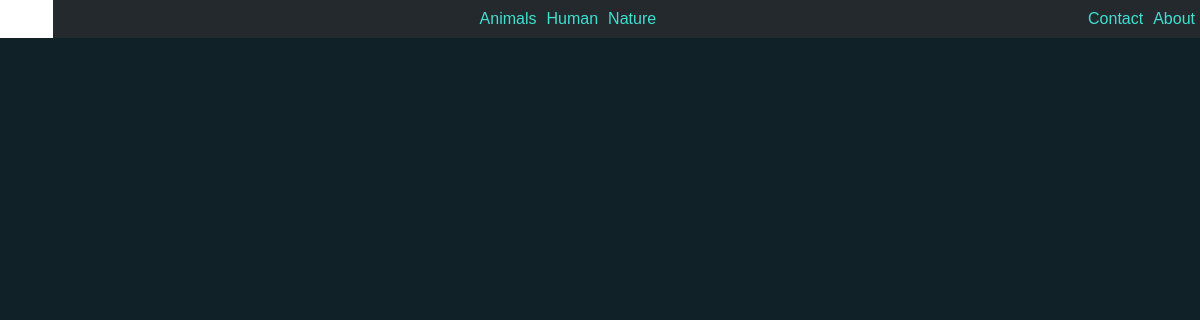
Before: / with the older database file.
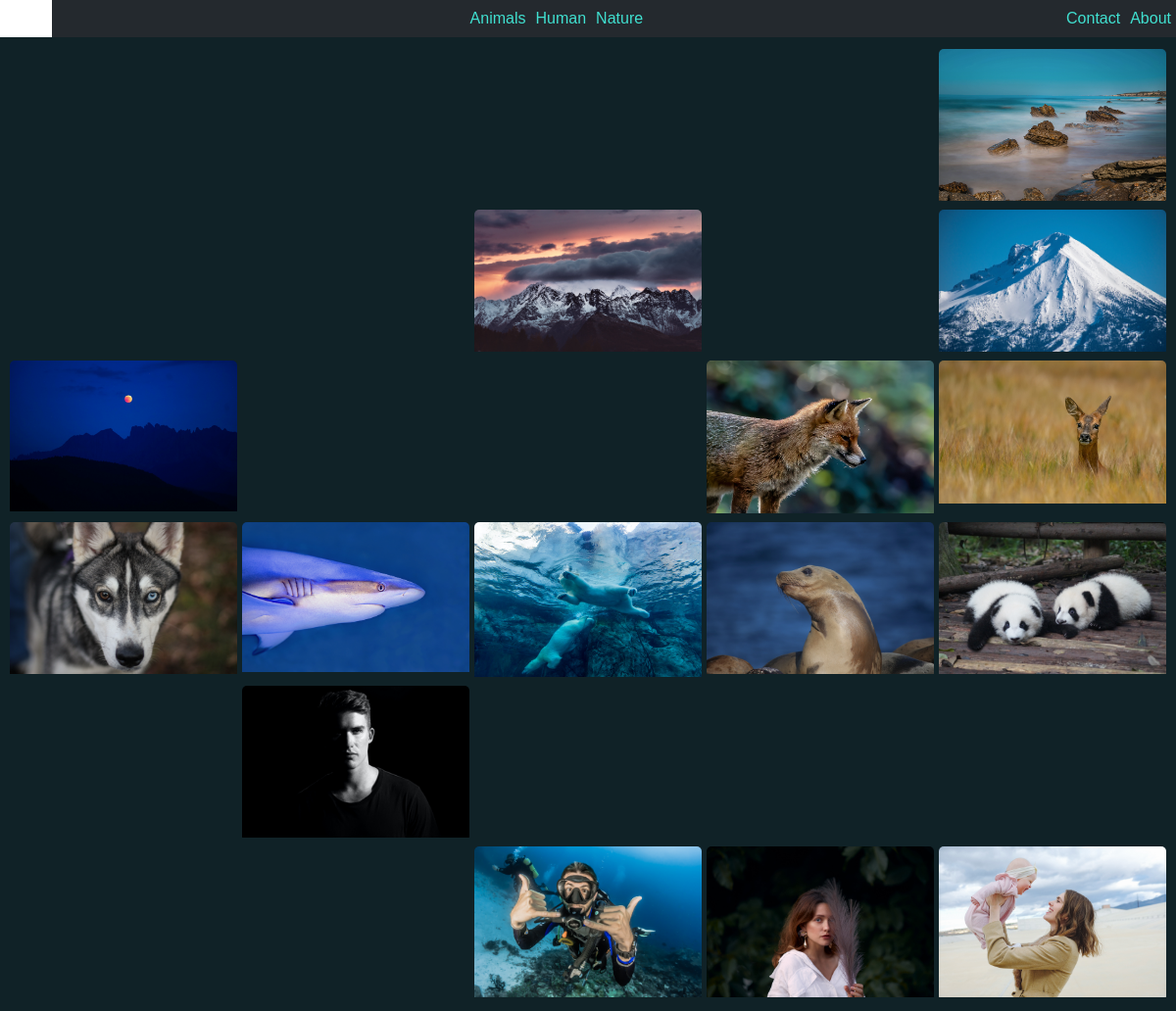
After: the same page with the newer database file.
### Photos/models.py (models this page shows, shortened)
class Category(models.Model):
    name = models.CharField("Név", max_length=100)
    class Meta:
        verbose_name_plural = "Kategóriák"
    def __str__(self):
        return self.name

class Photo(models.Model):
    name = models.CharField("Cím", max_length=100)
    category = models.ForeignKey(Category, on_delete=models.CASCADE)
    image = models.ImageField(upload_to="photos")
    description = models.TextField()
    uploaded = models.DateTimeField(auto_now_add=True)
    class Meta:
        verbose_name_plural = "Fotók"

### Pages/views.py (the view)
# urls.py: path('', home, name="home"),
def home(request):
    context = {
        "photos": Photo.objects.all()
    }
    return render(request, 'home.html', context)

### Pages/context_processors.py (called while the page is built)
def categories(request):
    context = {
        "categories": Category.objects.all().order_by("name")
    }
    return context

### templates/home.html (shortened to what this page needs)
{% extends '_base.html' %}
{% block content %}
<div class="image_grid">
    {% for photo in photos %}
    <a href="" class="thumbnail_container">
        <img src="{{photo.image.url}}" alt="" class="image_thumbnail">
    </a>
    {% endfor %}
</div>
{% endblock content %}

### templates/_base.html (shortened to what this page needs)
<!DOCTYPE html>
{% load static %}
<html lang="en">
<head>
    <link rel="stylesheet" href="{% static 'css/main.css' %}">
</head>
<body>
    {% include '_navbar.html' %}
    <div class="content">
        {% block content %}
        {% endblock content %}
    </div>
</body>
</html>

### templates/_navbar.html
<div class="navbar">
    <div class="nav-item">
        <a href="{% url 'home' %}">Home</a>
    </div>
    <div class="nav-item">
        {% for item in categories %}
        <a href="">{{ item }}</a>
        {% endfor%}
    </div>
    <div class="nav-item">
        <a href="{% url 'contact' %}">Contact</a>
        <a href="{% url 'about' %}">About</a>
    </div>
</div>

### static/css/main.css (style rules this page uses)
* { box-sizing: border-box; margin: 0; padding: 0; }
body { background-color: #102227; font-family: Arial, Helvetica, sans-serif; color: white; height: 1000px; }
a { color: orange; text-decoration: none; }
.content { padding: 50px 10px 10px 10px; }

### static/css/navbar.css (style rules this page uses)
.navbar a { display: block; color: turquoise; font-size: 16px; padding: 10px 5px; }
.navbar { display: flex; justify-content: space-between; position: fixed; width: 100%; z-index: 10; background-color: #24292e; }
.nav-item { display: flex; }

### static/css/images.css (style rules this page uses)
.image_grid { display: grid; grid-gap: 5px; grid-template-columns: repeat(auto-fit, minmax(200px, 1fr)); }
.thumbnail_container { border-radius: 5px; overflow: hidden; }
.image_thumbnail { width: 100%; }

Changed rows visible on the page:
added Photo: image (picture)
added Photo: image (picture)
added Photo: image (picture)
added Photo: image (picture)
added Photo: image (picture)
added Photo: image (picture)
added Photo: image (picture)
added Photo: image (picture)
added Photo: image (picture)
added Photo: image (picture)
added Photo: image (picture)
added Photo: image (picture)
added Photo: image (picture)
added Photo: image (picture)
added Photo: image (picture)
